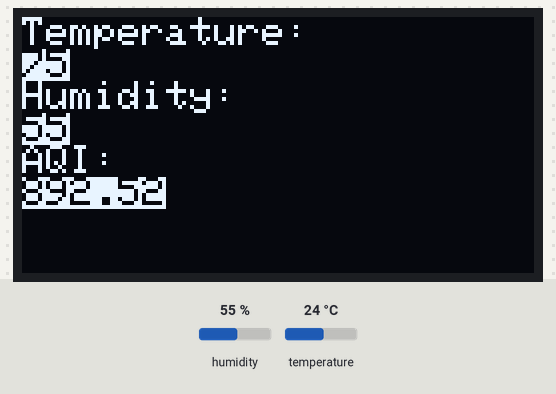
The sketch below on a simulated ESP8266 (NodeMCU). Shown: 128×64 one-colour display. The inputs (shaded band) are chosen by the test bench; at power-on: humidity 55 %, temperature 24 °C. WiFi joins after 1.5 s; servers stay silent unless stated; the display library's start-up logo is not drawn; uploads are accepted with an empty reply; what the sketch prints to the serial monitor is not drawn.

Above: at 3.7 s.

Measured:
- what the display in image 0 shows lasts 2.3 s, from 3.6 s to 5.9 s

The sketch:

Home_Air_Quality_Sensor.ino
```cpp
// ---------- Upload to Cloud -----------------------

// Libraries
#include <ESP8266WiFi.h>
#include <ESP8266HTTPClient.h>
#include <math.h>
#include <ArduinoJson.h>

// Configure WiFi access point
#define WLAN_SSID  "your wifi's SSID"
#define WLAN_PASS  "your wifi's password"

//--------------- LED SCREEN -----------------------------

#include <SPI.h>
#include <Wire.h>
#include <Adafruit_GFX.h>
#include <Adafruit_SSD1306.h>

#define SCREEN_WIDTH 128 // OLED display width, in pixels
#define SCREEN_HEIGHT 64 // OLED display height, in pixels

// Declaration for SSD1306 display connected using software SPI (default case):
#define OLED_MOSI  D6 //D1 Pin
#define OLED_CLK   D7 //D0 Pin
#define OLED_DC    D4
#define OLED_CS    D3
#define OLED_RESET D5
Adafruit_SSD1306 display(SCREEN_WIDTH, SCREEN_HEIGHT,
  OLED_MOSI, OLED_CLK, OLED_DC, OLED_RESET, OLED_CS);

//--------------- SENSOR -----------------------------

#include "DHT.h"

#define DHTPIN D1     // what digital pin we're connected to
#define DHTTYPE DHT22   // DHT 22  (AM2302), AM2321
DHT dht(DHTPIN, DHTTYPE);


//------- Definitions for MQ135 Sensor ------------------

#define pin A0 //Analog input 0 of your arduino
#define type 135 //MQ135

//-------------------- SETUP -------------------------------

void setup() {
  Serial.begin(115200);
  delay(10);
  Serial.println(); Serial.println();
  Serial.println(F("AQUA AIR - Upload to Database"));

  // Connect to WiFi access point.
  Serial.print("Connecting to ");
  Serial.println(WLAN_SSID);

  WiFi.begin(WLAN_SSID, WLAN_PASS);
  while (WiFi.status() != WL_CONNECTED) {
    delay(500);
    Serial.print(".");
  }
  Serial.println();

  Serial.println("WiFi connected");
  Serial.println("IP address: "); Serial.println(WiFi.localIP());

  //--- SCREEN ---
  Serial.begin(9600);

  // SSD1306_SWITCHCAPVCC = generate display voltage from 3.3V internally
  if(!display.begin(SSD1306_SWITCHCAPVCC)) {
    Serial.println(F("SSD1306 allocation failed"));
    for(;;); // Don't proceed, loop forever
  }

  // Show initial display buffer contents on the screen --
  // the library initializes this with an Adafruit splash screen.
  display.display();
  delay(2000); // Pause for 2 seconds

  // Clear the buffer
  display.clearDisplay();

  // Draw a single pixel in white
  display.drawPixel(10, 10, WHITE);

  // Show the display buffer on the screen. You MUST call display() after
  // drawing commands to make them visible on screen!
  display.display();

  //--- SENSOR ---
  dht.begin();

  Serial.println(F("Ready!"));
}

void loop() {

  //--- READ TEMPERATURE ---

  int f = dht.readTemperature(true);
  Serial.print(F("Temperature = ")); Serial.println(f, DEC);

  //--- READ HUMIDITY ---

  int h = dht.readHumidity();
  Serial.print(F("Humidity = ")); Serial.println(h, DEC);

  //--- READ AIR QUALITY ---

  //AQI
  double sensorValue = analogRead(A0);
  double slopeAQI = 1.7432;
  double AQI = (slopeAQI*sensorValue);
  Serial.println(AQI,4);

  //HCHO
  double slopeHCHO = (4-0.02)/(1023);
  double HCHO = 0.02+(slopeHCHO*(sensorValue));
  Serial.print("HCHO: ");
  Serial.println(HCHO,4);

  //Benzene
  double slopeBenzene = (5-0.0 )/(1023);
  double Benzene =  0.0+(slopeBenzene*(sensorValue));
  Serial.print("Benzene: ");
  Serial.println(Benzene,4);

  //The slope values above can be seen from the MQ135 Datasheet

  //------- DISPLAY STATS ON SCREEN -------

  displaystats(f,h,AQI);
  delay(2000);

  if(WiFi.status()== WL_CONNECTED){   //Check WiFi connection status

     HTTPClient http;    //Declare object of class HTTPClient

     http.begin("http://the-aqua.herokuapp.com/api/sensor-data");      //Specify request destination
     http.addHeader("Content-Type", "application/json");  //Specify content-type header

    //--- Serialize the Data into JSON ---
    StaticJsonBuffer<200> jsonBuffer2;
    JsonObject& SensorValues = jsonBuffer2.createObject();
    JsonObject& arduinoFrame = jsonBuffer2.createObject();

    SensorValues["temperature"] = f;
    SensorValues["humidity"] = h;
    SensorValues["AQI"] = AQI;
    SensorValues["HCHO"] = HCHO;
    SensorValues["Benzene"] = Benzene;
    arduinoFrame["SensorValues"] = SensorValues;

    String string2send;

    SensorValues.printTo(string2send);
    Serial.print(string2send);
    Serial.print("\n");

     int httpCode = http.POST(string2send);   //Send the request
     uploadingdisplay();    //Shows that the data is being uploaded
     String payload = http.getString();    //Get the response payload

     Serial.print("\nHTTP Return Code: ");
     Serial.println(httpCode);   //Print HTTP return code
     Serial.println("HTTP Response Body: ");
     Serial.println(payload);    //Print request response payload

     if (httpCode == 200) {
      uploadeddisplay();
      delay(2000);
     }
     else   {
      notuploadeddisplay();
      delay(2000);
     }

     http.end();  //Close connection

   }else{

      Serial.println("Error in WiFi connection");
      notconnecteddisplay();
      delay(2000);

   }
  displaystats(f,h,AQI);
  delay(56000); // No need for delay, DHT sensor takes 2 seconds to gather data :-(
}

void displaystats(int f, int h, float AQI) {
  display.clearDisplay();

  display.setTextSize(1);             // Normal 1:1 pixel scale
  display.setTextColor(WHITE);        // Draw white text
  display.setCursor(0,0);             // Start at top-left corner
  display.println(F("Temperature:"));

  display.setTextColor(BLACK, WHITE); // Draw 'inverse' text
  display.println(f);

  display.setTextSize(1);             // Normal 1:1 pixel scale
  display.setTextColor(WHITE);        // Draw white text
  display.println(F("Humidity:"));

  display.setTextColor(BLACK, WHITE); // Draw 'inverse' text
  display.println(h);


  display.setTextSize(1);             // Normal 1:1 pixel scale
  display.setTextColor(WHITE);        // Draw white text
  display.println(F("AQI:"));

  display.setTextColor(BLACK, WHITE); // Draw 'inverse' text
  display.println(AQI);

  display.display();

}

void uploadingdisplay(void) {
  display.clearDisplay();

  display.setTextSize(2);             // Draw 2X-scale text
  display.setTextColor(WHITE);
  display.setCursor(0,0);             // Start at top-left corner
  display.print(F("Uploading Data..."));

  display.display();
}


void uploadeddisplay(void) {
  display.clearDisplay();

  display.setTextSize(1);             // Draw 2X-scale text
  display.setTextColor(WHITE);
  display.setCursor(0,0);             // Start at top-left corner
  display.print(F("Data Uploaded"));

  display.display();
}


void notuploadeddisplay(void) {
  display.clearDisplay();

  display.setTextSize(1);             // Draw 2X-scale text
  display.setTextColor(WHITE);
  display.setCursor(0,0);             // Start at top-left corner
  display.print(F("Data Not Uploaded, Try Again"));

  display.display();
}

void notconnecteddisplay(void)  {
  display.clearDisplay();

  display.setTextSize(1);             // Draw 2X-scale text
  display.setTextColor(WHITE);
  display.setCursor(0,0);             // Start at top-left corner
  display.print(F("WiFi Not Connected"));

  display.display();
}
```
